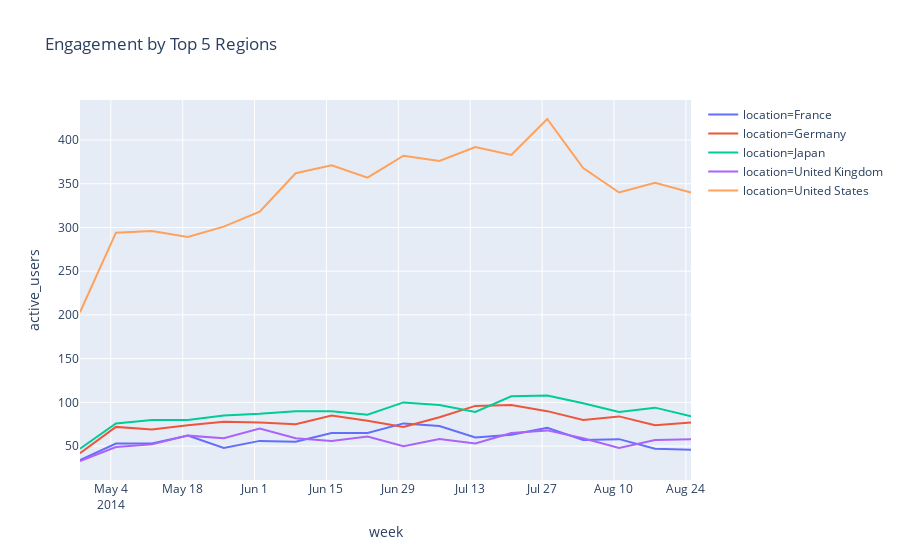

Notebook source saved alongside this figure:
### Code cell
fig = px.line(engagement_region, x='week', y='active_users', color="location", title='Engagement by Top 5 Regions')

fig.write_html('Figures/Engagement_by_Region.html')
fig.show()

### Figure 1 — Plotly figure (JSON) as saved in the notebook; plotly's stock layout.template omitted (floating-point values rounded to 4 significant figures)
{"data": [{"hoverlabel": {"namelength": 0}, "hovertemplate": "location=France<br>week=%{x}<br>active_users=%{y}", "legendgroup": "location=France", "line": {"color": "#636efa", "dash": "solid"}, "mode": "lines", "name": "location=France", "showlegend": true, "type": "scatter", "x": ["2014-04-28", "2014-05-05", "2014-05-12", "2014-05-19", "2014-05-26", "2014-06-02", "2014-06-09", "2014-06-16", "2014-06-23", "2014-06-30", "2014-07-07", "2014-07-14", "2014-07-21", "2014-07-28", "2014-08-04", "2014-08-11", "2014-08-18", "2014-08-25"], "xaxis": "x", "y": [34, 53, 53, 62, 48, 56, 55, 65, 65, 76, 73, 60, 63, 71, 57, 58, 47, 46], "yaxis": "y"}, {"hoverlabel": {"namelength": 0}, "hovertemplate": "location=Germany<br>week=%{x}<br>active_users=%{y}", "legendgroup": "location=Germany", "line": {"color": "#EF553B", "dash": "solid"}, "mode": "lines", "name": "location=Germany", "showlegend": true, "type": "scatter", "x": ["2014-04-28", "2014-05-05", "2014-05-12", "2014-05-19", "2014-05-26", "2014-06-02", "2014-06-09", "2014-06-16", "2014-06-23", "2014-06-30", "2014-07-07", "2014-07-14", "2014-07-21", "2014-07-28", "2014-08-04", "2014-08-11", "2014-08-18", "2014-08-25"], "xaxis": "x", "y": [42, 72, 69, 74, 78, 77, 75, 85, 79, 72, 83, 96, 97, 90, 80, 84, 74, 77], "yaxis": "y"}, {"hoverlabel": {"namelength": 0}, "hovertemplate": "location=Japan<br>week=%{x}<br>active_users=%{y}", "legendgroup": "location=Japan", "line": {"color": "#00cc96", "dash": "solid"}, "mode": "lines", "name": "location=Japan", "showlegend": true, "type": "scatter", "x": ["2014-04-28", "2014-05-05", "2014-05-12", "2014-05-19", "2014-05-26", "2014-06-02", "2014-06-09", "2014-06-16", "2014-06-23", "2014-06-30", "2014-07-07", "2014-07-14", "2014-07-21", "2014-07-28", "2014-08-04", "2014-08-11", "2014-08-18", "2014-08-25"], "xaxis": "x", "y": [47, 76, 80, 80, 85, 87, 90, 90, 86, 100, 97, 89, 107, 108, 99, 89, 94, 84], "yaxis": "y"}, {"hoverlabel": {"namelength": 0}, "hovertemplate": "location=United Kingdom<br>week=%{x}<br>active_users=%{y}", "legendgroup": "location=United Kingdom", "line": {"color": "#ab63fa", "dash": "solid"}, "mode": "lines", "name": "location=United Kingdom", "showlegend": true, "type": "scatter", "x": ["2014-04-28", "2014-05-05", "2014-05-12", "2014-05-19", "2014-05-26", "2014-06-02", "2014-06-09", "2014-06-16", "2014-06-23", "2014-06-30", "2014-07-07", "2014-07-14", "2014-07-21", "2014-07-28", "2014-08-04", "2014-08-11", "2014-08-18", "2014-08-25"], "xaxis": "x", "y": [33, 49, 52, 62, 59, 70, 59, 56, 61, 50, 58, 53, 65, 68, 59, 48, 57, 58], "yaxis": "y"}, {"hoverlabel": {"namelength": 0}, "hovertemplate": "location=United States<br>week=%{x}<br>active_users=%{y}", "legendgroup": "location=United States", "line": {"color": "#FFA15A", "dash": "solid"}, "mode": "lines", "name": "location=United States", "showlegend": true, "type": "scatter", "x": ["2014-04-28", "2014-05-05", "2014-05-12", "2014-05-19", "2014-05-26", "2014-06-02", "2014-06-09", "2014-06-16", "2014-06-23", "2014-06-30", "2014-07-07", "2014-07-14", "2014-07-21", "2014-07-28", "2014-08-04", "2014-08-11", "2014-08-18", "2014-08-25"], "xaxis": "x", "y": [203, 294, 296, 289, 301, 318, 362, 371, 357, 382, 376, 392, 383, 424, 368, 340, 351, 340], "yaxis": "y"}], "layout": {"autosize": true, "legend": {"tracegroupgap": 0}, "title": {"text": "Engagement by Top 5 Regions"}, "xaxis": {"anchor": "y", "autorange": true, "domain": [0, 1], "range": ["2014-04-28", "2014-08-25"], "title": {"text": "week"}, "type": "date"}, "yaxis": {"anchor": "x", "autorange": true, "domain": [0, 1], "range": [11.28, 445.7], "title": {"text": "active_users"}, "type": "linear"}}}
